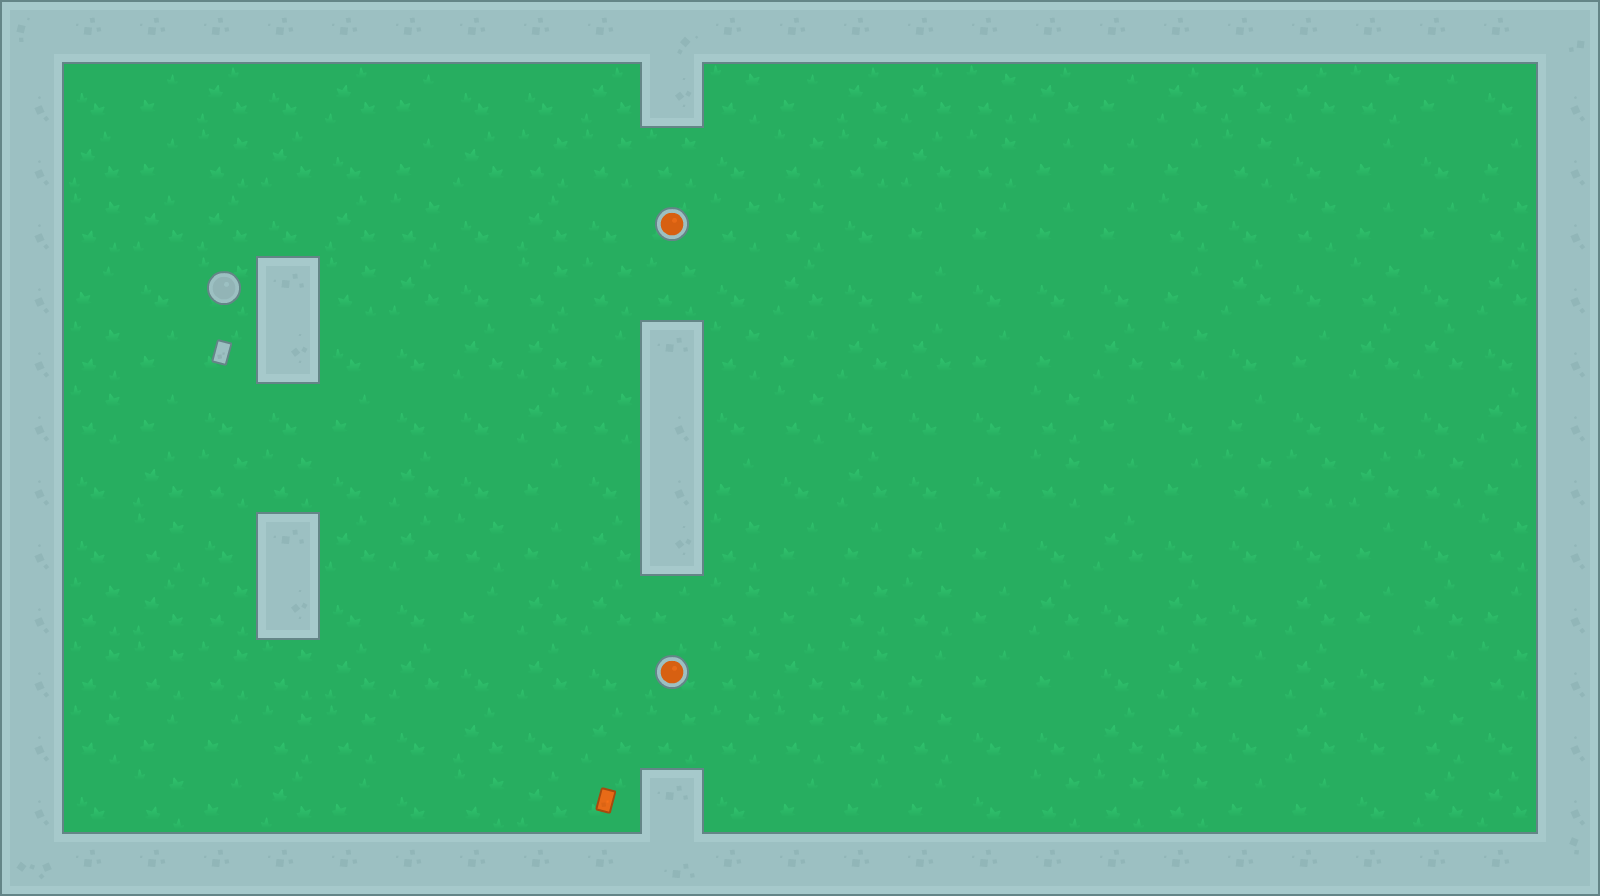

A 2D game scene composited from a Tiled map and its tileset images. What follows is a short description and the map's XML, with each tile layer's data collapsed to a summary:
An orthogonal 25x14 tile map with 64x64 px tiles, 10 tile layers (Grass, Floors, Doors, Player, ...).

<map version="1.0" tiledversion="1.1.5" orientation="orthogonal" renderorder="right-down" width="25" height="14" tilewidth="64" tileheight="64" infinite="0" nextobjectid="1">
 <tileset firstgid="1" name="tilesheet_complete" tilewidth="64" tileheight="64" tilecount="540" columns="27">
  <image source="tilesets/tilesheet_complete.png" width="1728" height="1280" />
 </tileset>
 <layer name="Grass" width="25" height="14">
  <data>[350 cells, 350 non-empty, 4 distinct tile ids]</data>
 </layer>
 <layer name="Floors" width="25" height="14">
  <data>[350 cells, 0 non-empty, 0 distinct tile ids]</data>
 </layer>
 <layer name="Doors" width="25" height="14">
  <data>[350 cells, 0 non-empty, 0 distinct tile ids]</data>
 </layer>
 <layer name="Player" width="25" height="14">
  <data>[350 cells, 1 non-empty, 1 distinct tile ids]</data>
 </layer>
 <layer name="EnemiesStationary" width="25" height="14">
  <data>[350 cells, 2 non-empty, 1 distinct tile ids]</data>
 </layer>
 <layer name="EnemiesVertical" width="25" height="14">
  <data>[350 cells, 0 non-empty, 0 distinct tile ids]</data>
 </layer>
 <layer name="EnemiesHorizontal" width="25" height="14">
  <data>[350 cells, 0 non-empty, 0 distinct tile ids]</data>
 </layer>
 <layer name="Pistols" width="25" height="14">
  <data>[350 cells, 1 non-empty, 1 distinct tile ids]</data>
 </layer>
 <layer name="MachineGuns" width="25" height="14">
  <data>[350 cells, 1 non-empty, 1 distinct tile ids]</data>
 </layer>
 <layer name="Walls" width="25" height="14">
  <data>[350 cells, 84 non-empty, 10 distinct tile ids]</data>
 </layer>
</map>
